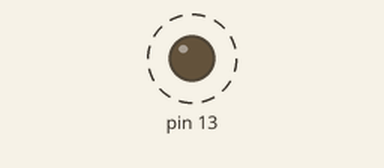
Simulated run of this sketch. Board: Arduino Uno, built with avr-gcc and run on an emulated ATmega328P. On the bench: output pins drawn as LEDs (lit = HIGH). Dashed ring = blinking. What the sketch prints to the serial monitor is not drawn.

Above: at 2.05 s.
Timing chart, 0 to 5.0 s (numbered marks = the images above):
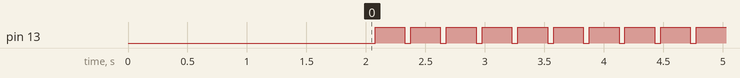

Measured:
- by itself, pin 13: alternates HIGH for 0.25 s and LOW for 0.05 s

The sketch:

U-ROV.ino
```cpp
#include <Servo.h>

Servo servo;

//Comunications
int SW1state = 0;
int SW2state = 0;
int LEDstate = 0;

//Main motor pins

const int motorPin1 = 2;

const int motorPin2 = 3;

const int motorPin3 = 4;

const int motorPin4 = 5;

const int motorPin5 = 6;

//Servo pins

const int servoPin1 = 7;

const int servoPin2 = 8;

const int servoPin3 = 9;

const int servoPin4 = 10;

const int servoPin5 = 11;

 const int servoPin6 = 12;

//Motor Servo data

byte MotorE1;

byte MotorE2;

byte MotorE3;

byte MotorE4;

byte MotorE5;

byte ServoL1 = 10;

byte ServoL2 = 690;

byte ServoL3 = 30;

byte ServoL4 = 70;

byte ServoL5 = 0;

//Data Collection Byte

int incomingByte = 0;

String incomingSByte;

void setup() {

  // put your setup code here, to run once:
  Serial.begin(9600);
  pinMode(13, OUTPUT);

  delay(2000);
  Serial.println();
  Serial.println("!RSET");
  Serial.println("!SPAN 0,1000");
  Serial.println("!TMAX180");
  Serial.println("!PLOT ON");
  Serial.println("@TEXT 35A, 105A, 1.5,(RED), Colonial Robotics");

}

void loop() {
        delay(50);
        Serial.println();
        Serial.write("Waiting");
        Serial.println();

        digitalWrite(13, HIGH);
        delay(250);
        digitalWrite(13, LOW);
}


int Send(){

  bool sending = true;

  bool sent = false;

  while (sending == true){

      Serial.write(40);

      Serial.write("sending");

      Serial.write(41);

      incomingSByte = "";

      return(sent == true);

  }

}

int Recieve(){

  bool recieved = false;


  return(recieved = true);

}


void MotorC1(int directional){

  if(directional == 1){

    servo.attach(motorPin1);

    servo.writeMicroseconds(1500); // send "stop" signal to ESC.

    delay(1000);// delay to allow the ESC to recognize the stopped signal


    int signal = 1700; // Set signal value, which should be between 1100 and 1900


    servo.writeMicroseconds(signal); // Send signal to ESC.

  }

  else if(directional == 2){

    servo.attach(motorPin1);

    servo.writeMicroseconds(1500); // send "stop" signal to ESC.

    delay(1000);// delay to allow the ESC to recognize the stopped signal


    int signal = 1100; // Set signal value, which should be between 1100 and 1900


    servo.writeMicroseconds(signal); // Send signal to ESC.

  }

  else{

    Serial.println("Error 11");

  }

}

void MotorC2(int directional){

  if(directional == 1){

    servo.attach(motorPin2);

    servo.writeMicroseconds(1500); // send "stop" signal to ESC.

    delay(1000);// delay to allow the ESC to recognize the stopped signal


    int signal = 1700; // Set signal value, which should be between 1100 and 1900


    servo.writeMicroseconds(signal); // Send signal to ESC.

  }

  else if(directional == 2){

    servo.attach(motorPin2);

    servo.writeMicroseconds(1500); // send "stop" signal to ESC.

    delay(1000);// delay to allow the ESC to recognize the stopped signal


    int signal = 1100; // Set signal value, which should be between 1100 and 1900


    servo.writeMicroseconds(signal); // Send signal to ESC.

  }

  else{

    Serial.println("Error 11");

  }

}

void MotorC3(int directional){

  if(directional == 1){

    servo.attach(motorPin3);

    servo.writeMicroseconds(1500); // send "stop" signal to ESC.

    delay(1000);// delay to allow the ESC to recognize the stopped signal


    int signal = 1700; // Set signal value, which should be between 1100 and 1900


    servo.writeMicroseconds(signal); // Send signal to ESC.

  }

  else if(directional == 3){

    servo.attach(motorPin1);

    servo.writeMicroseconds(1500); // send "stop" signal to ESC.

    delay(1000);// delay to allow the ESC to recognize the stopped signal


    int signal = 1100; // Set signal value, which should be between 1100 and 1900


    servo.writeMicroseconds(signal); // Send signal to ESC.

  }

  else{

    Serial.println("Error 11");

  }

}

void MotorC4(int directional){

  if(directional == 1){

    servo.attach(motorPin4);

    servo.writeMicroseconds(1500); // send "stop" signal to ESC.

    delay(1000);// delay to allow the ESC to recognize the stopped signal


    int signal = 1700; // Set signal value, which should be between 1100 and 1900


    servo.writeMicroseconds(signal); // Send signal to ESC.

  }

  else if(directional == 2){

    servo.attach(motorPin4);

    servo.writeMicroseconds(1500); // send "stop" signal to ESC.

    delay(1000);// delay to allow the ESC to recognize the stopped signal


    int signal = 1100; // Set signal value, which should be between 1100 and 1900


    servo.writeMicroseconds(signal); // Send signal to ESC.

  }

  else{

    Serial.println("Error 11");

  }

}

void MotorC5(int directional){

  if(directional == 1){

    servo.attach(motorPin5);

    servo.writeMicroseconds(1500); // send "stop" signal to ESC.

    delay(1000);// delay to allow the ESC to recognize the stopped signal


    int signal = 1700; // Set signal value, which should be between 1100 and 1900


    servo.writeMicroseconds(signal); // Send signal to ESC.

  }

  else if(directional == 2){

    servo.attach(motorPin5);

    servo.writeMicroseconds(1500); // send "stop" signal to ESC.

    delay(1000);// delay to allow the ESC to recognize the stopped signal


    int signal = 1100; // Set signal value, which should be between 1100 and 1900


    servo.writeMicroseconds(signal); // Send signal to ESC.

  }

  else{

    Serial.println("Error 11");

  }

}

void ServoC1(int directional){

    if(directional == 1){


    }

    else if(directional ==2){


    }

    else{

      Serial.println("Error 11");

    }


}

void ServoC2(int directional){

    if(directional == 1){


    }

    else if(directional ==2){


    }

    else{

      Serial.println("Error 11");

    }


}

void ServoC3(int directional){

    if(directional == 1){


    }

    else if(directional ==2){


    }

    else{

      Serial.println("Error 11");

    }


}

void ServoC4(int directional){

    if(directional == 1){


    }

    else if(directional ==2){


    }

    else{

      Serial.println("Error 11");

    }


}

void ServoC5(int directional){

    if(directional == 1){


    }

    else if(directional ==2){


    }

    else{

      Serial.println("Error 11");

    }


}

void ServoC6(int directional){

    if(directional == 1){


    }

    else if(directional ==2){


    }

    else{

      Serial.println("Error 11");

    }


}
```
